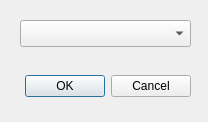
<?xml version="1.0" encoding="UTF-8"?>
<ui version="4.0">
 <class>SerialConfig</class>
 <widget class="QDialog" name="SerialConfig">
  <property name="windowModality">
   <enum>Qt::WindowModal</enum>
  </property>
  <property name="geometry">
   <rect>
    <x>0</x>
    <y>0</y>
    <width>208</width>
    <height>122</height>
   </rect>
  </property>
  <property name="windowTitle">
   <string>Dialog</string>
  </property>
  <widget class="QDialogButtonBox" name="buttonBox">
   <property name="geometry">
    <rect>
     <x>10</x>
     <y>70</y>
     <width>181</width>
     <height>32</height>
    </rect>
   </property>
   <property name="orientation">
    <enum>Qt::Horizontal</enum>
   </property>
   <property name="standardButtons">
    <set>QDialogButtonBox::Cancel|QDialogButtonBox::Ok</set>
   </property>
  </widget>
  <widget class="QComboBox" name="cmbSerialPorts">
   <property name="geometry">
    <rect>
     <x>20</x>
     <y>20</y>
     <width>171</width>
     <height>27</height>
    </rect>
   </property>
  </widget>
 </widget>
 <resources/>
 <connections>
  <connection>
   <sender>buttonBox</sender>
   <signal>accepted()</signal>
   <receiver>SerialConfig</receiver>
   <slot>accept()</slot>
   <hints>
    <hint type="sourcelabel">
     <x>210</x>
     <y>94</y>
    </hint>
    <hint type="destinationlabel">
     <x>157</x>
     <y>121</y>
    </hint>
   </hints>
  </connection>
  <connection>
   <sender>buttonBox</sender>
   <signal>rejected()</signal>
   <receiver>SerialConfig</receiver>
   <slot>reject()</slot>
   <hints>
    <hint type="sourcelabel">
     <x>210</x>
     <y>100</y>
    </hint>
    <hint type="destinationlabel">
     <x>231</x>
     <y>121</y>
    </hint>
   </hints>
  </connection>
 </connections>
</ui>
